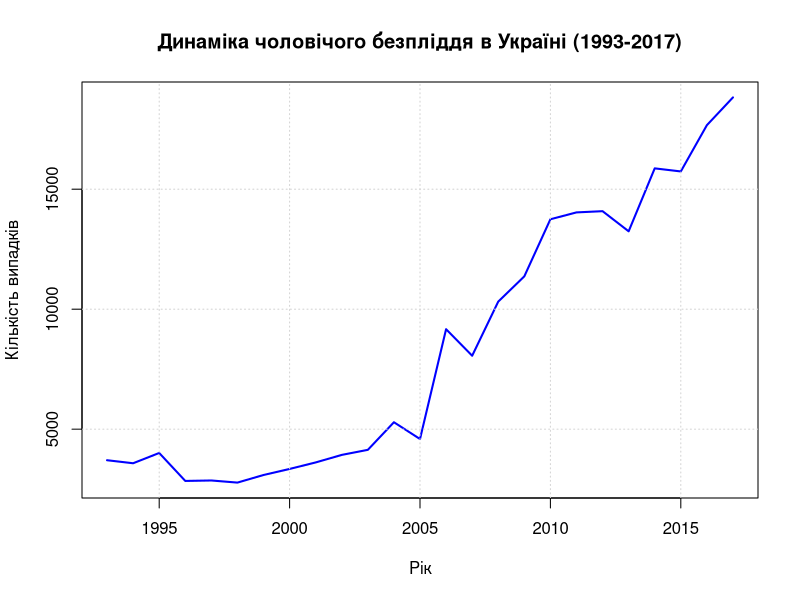
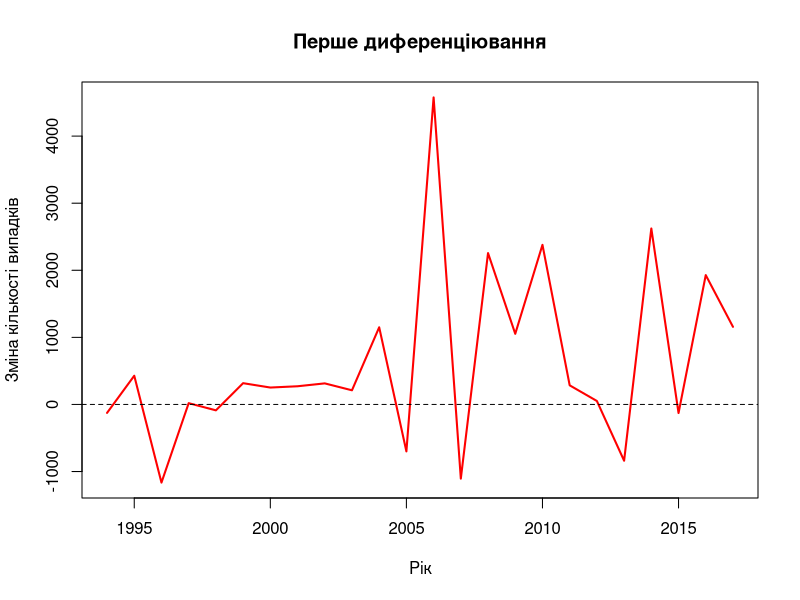
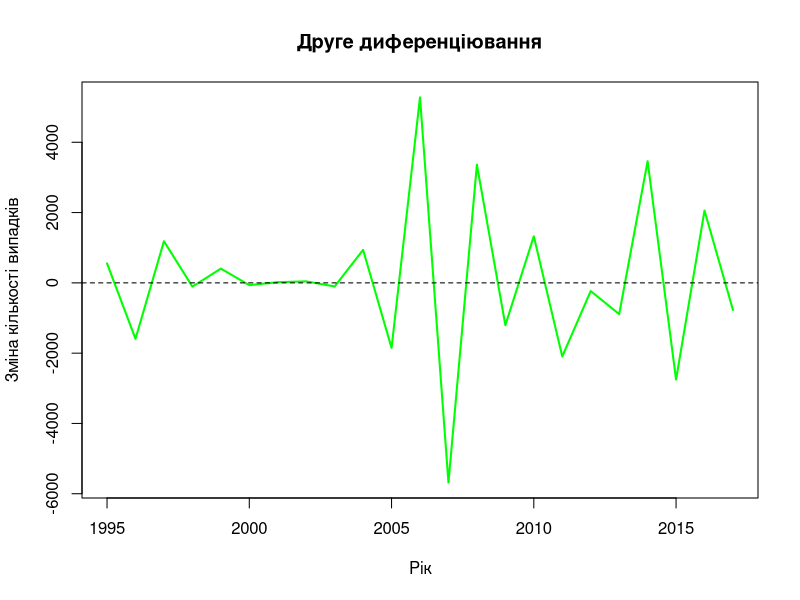
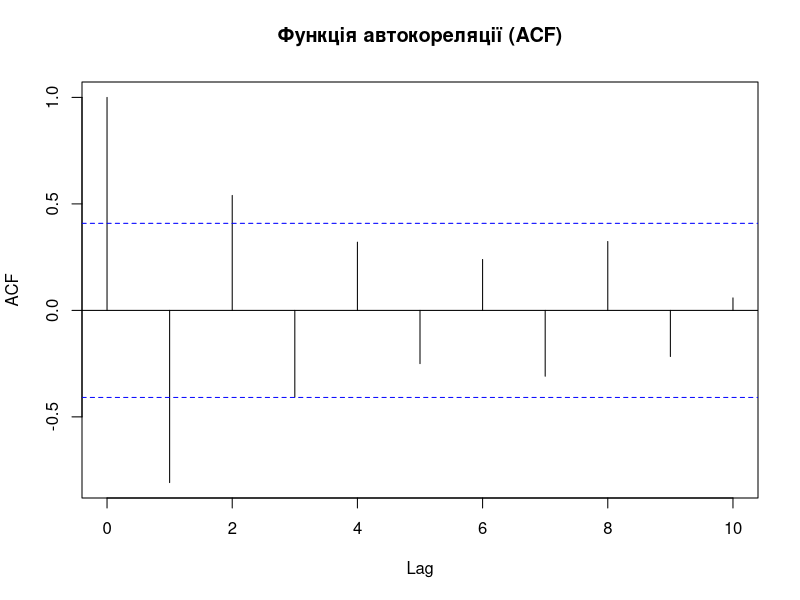
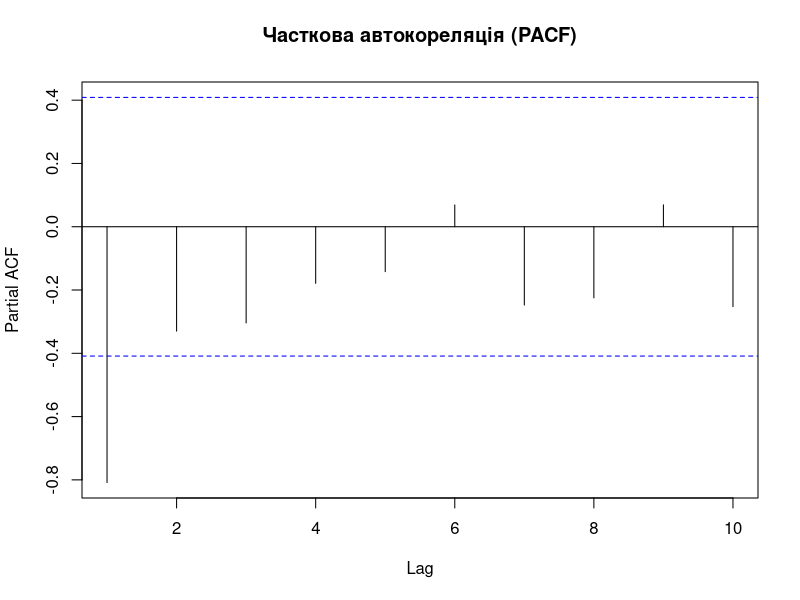
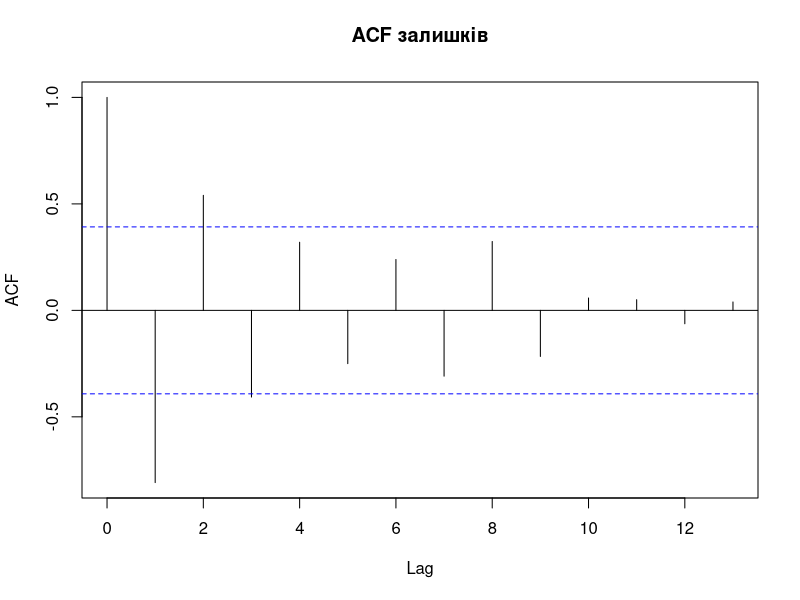
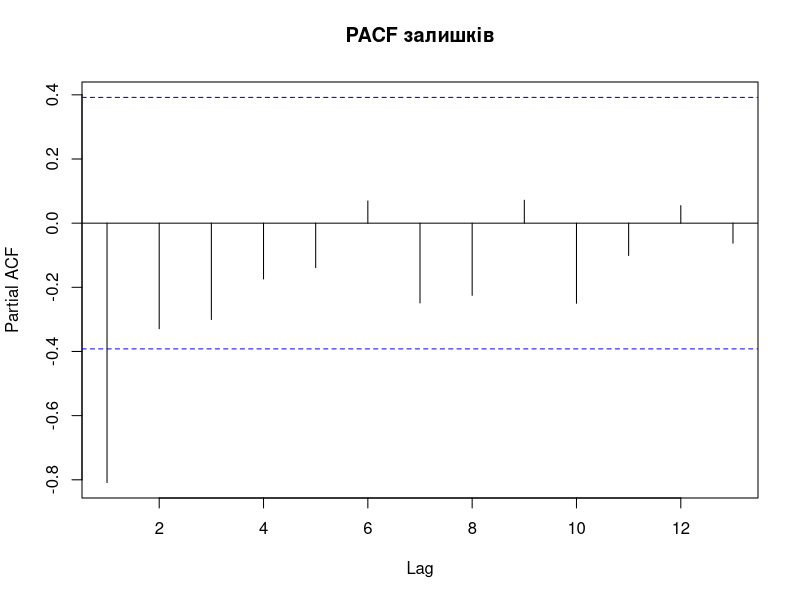
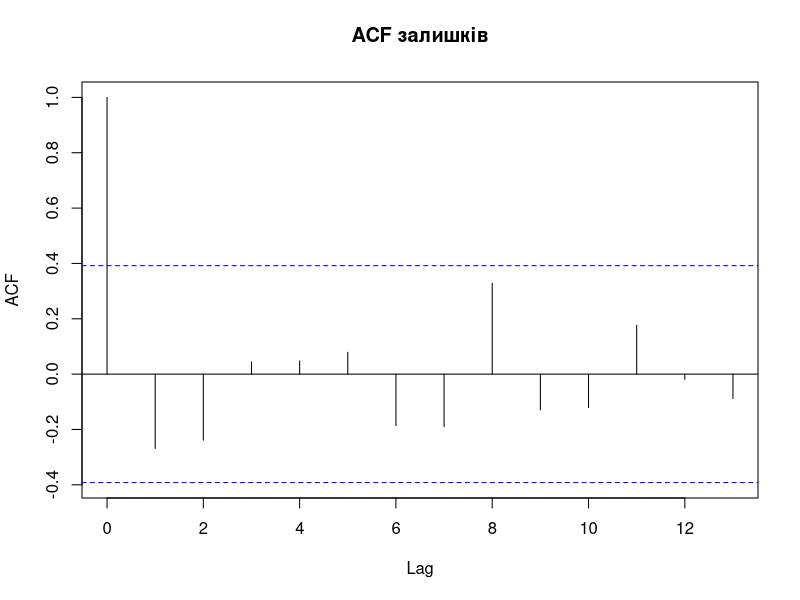

The R script that drew these images, in order:
## ---- chunk 1
packages <- c("forecast", "tseries", "ggplot2", "readxl")
lapply(packages, library, character.only = TRUE, quietly = TRUE)
## ---- chunk 2
data <- read_excel("data/infertility.xlsx")

# Видалити рядки з областями, які потрібно виключити
exclude_regions <- c("Автономна pеспубліка Крим", "Донецька", "Луганська", "м.Севастополь")
data <- data[!(data[[1]] %in% exclude_regions), ]

# Розрахунок загальної кількості випадків по роках
years <- 1993:2017
totals <- colSums(data[, as.character(years)], na.rm = TRUE)

# Створення dataframe
df <- data.frame(Year = years, Cases = totals)

# Перегляд даних
head(df)
## ---- chunk 3
# Створення об'єкта ts (time series)
# start = c(рік початку), frequency = 1 (річні дані)
ts_data <- ts(df$Cases, start = 1993, frequency = 1)


# Візуалізація початкових даних
plot(ts_data, 
     main = "Динаміка чоловічого безпліддя в Україні (1993-2017)",
     xlab = "Рік",
     ylab = "Кількість випадків",
     col = "blue",
     lwd = 2)
grid()
## ---- chunk 4
ts_diff1 <- diff(ts_data, differences = 1)

# Візуалізація диференційованого ряду
plot(ts_diff1,
     main = "Перше диференціювання",
     xlab = "Рік",
     ylab = "Зміна кількості випадків",
     col = "red",
     lwd = 2)
abline(h = 0, lty = 2)

# ADF-тест для диференційованого ряду
adf.test(ts_diff1, alternative = "stationary") %>% print()
## ---- chunk 5
# Якщо все ще нестаціонарний, застосувати друге диференціювання
ts_diff2 <- diff(ts_data, differences = 2)

# Візуалізація диференційованого ряду
plot(ts_diff2,
     main = "Друге диференціювання",
     xlab = "Рік",
     ylab = "Зміна кількості випадків",
     col = "green",
     lwd = 2)
abline(h = 0, lty = 2)

# ADF-тест для диференційованого ряду
adf.test(ts_diff2, alternative = "stationary") %>% print()
## ---- chunk 6
# ACF (Autocorrelation Function) - визначає q
acf(ts_diff2, 
    main = "Функція автокореляції (ACF)",
    lag.max = 10)

# PACF (Partial Autocorrelation Function) - визначає p
pacf(ts_diff2,
     main = "Часткова автокореляція (PACF)",
     lag.max = 10)
## ---- chunk 7
arima_model <- arima(ts_data, order = c(0, 2, 0))
residials_model <- residuals(arima_model)
acf(residials_model, main = "ACF залишків")
pacf(residials_model, main = "PACF залишкiв")
## ---- chunk 8
arima_model <- arima(ts_data, order = c(1, 2, 0))
residials_model <- residuals(arima_model)
acf(residials_model, main = "ACF залишків")
pacf(residials_model, main = "PACF залишкiв")
## ---- chunk 9
# Перевірка залишків на наявність автокореляції
checkresiduals(arima_model)
# Тест на нормальність
shapiro.test(residuals(arima_model))
## ---- chunk 10
arima_auto_model <- auto.arima(ts_data,
                          seasonal = FALSE,        # немає сезонності (річні дані)
                          stepwise = FALSE,        # перебір всіх моделей
                          approximation = FALSE,   # точні обчислення
                          trace = TRUE)            # виводити процес пошуку
## ---- chunk 11
# Розділення даних на тренувальну та тестову вибірки
train_size <- length(ts_data) - 3  # Останні 3 роки для тесту
train_data <- window(ts_data, end = c(2014, 1))
test_data <- window(ts_data, start = c(2015, 1))

# Побудова моделі на тренувальних даних
model_train <- arima(train_data, order = c(1, 2, 0))
auto_model_train <- arima(train_data, order = c(1, 2, 1))

# Прогноз на 3 роки
forecast_test <- forecast(model_train, h = 3)
forecast_auto_test <- forecast(auto_model_train, h = 3)
# Порівняння прогнозу з фактичними даними
accuracy_result <- accuracy(forecast_test, test_data)
accuracy_auto_result <- accuracy(forecast_auto_test, test_data)
## ---- chunk 12
print(accuracy_result)
print(accuracy_auto_result)

# Візуалізація порівняння
plot(forecast_test, 
     main = "Порівняння прогнозу з фактичними даними")
lines(test_data, col = "red", lwd = 2)
legend("topleft",
       legend = c("Прогноз", "Фактичні дані"),
       col = c("blue", "red"),
       lty = 1,
       lwd = 2)

plot(forecast_auto_test, 
     main = "Порівняння автоматичного прогнозу з фактичними даними")
lines(test_data, col = "red", lwd = 2)
legend("topleft",
       legend = c("Прогноз", "Фактичні дані"),
       col = c("blue", "red"),
       lty = 1,
       lwd = 2)
## ---- chunk 13
# Прогноз на h періодів вперед (h = 2-3 роки)
forecast_result <- forecast(arima_model, h = 3)

# Додатковий графік з ggplot2
autoplot(forecast_result) +
  labs(title = "ARIMA прогноз: Чоловіче безпліддя в Україні",
       x = "Рік",
       y = "Кількість випадків") +
  theme_minimal()
## ---- chunk 14

# Витягуємо коефіцієнти моделі
coefs <- coef(arima_model)
intercept <- coefs["intercept"]
ar1 <- coefs["ar1"]
